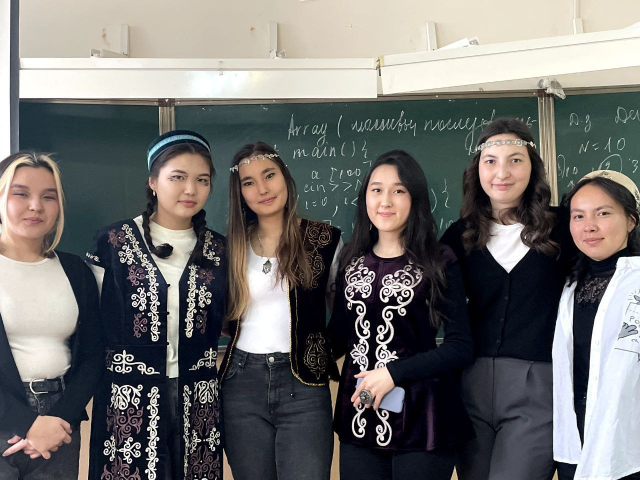
#> input picture project_digital_almaty/datas/detection_image/input/telegram-cloud-photo-size-2-5381878100071142761-y.jpg, 1280 x 960 px, given in place of the camera (shown at 1/2 size)
$ python colorspaces.py
#> lines starting #> are read from the running program, lines starting #| are printed output that depends on the picture; after the words box and inside, x2 and y2 are one past the last pixel; in counts of white or black regions, pixels touching at a corner belong together
import cv2
import numpy as np


def get_frame(cap, scaling_factor):
    # Чткние текущего кадра
#> called with scaling_factor = 0.5
    _, frame = cap.read()
#> frame is the input picture: shape (960, 1280, 3); mean B, G, R 109.3, 111, 112.3

    # Изменение размера кадра
    frame = cv2.resize(frame, None, fx=scaling_factor,
            fy=scaling_factor, interpolation=cv2.INTER_AREA)
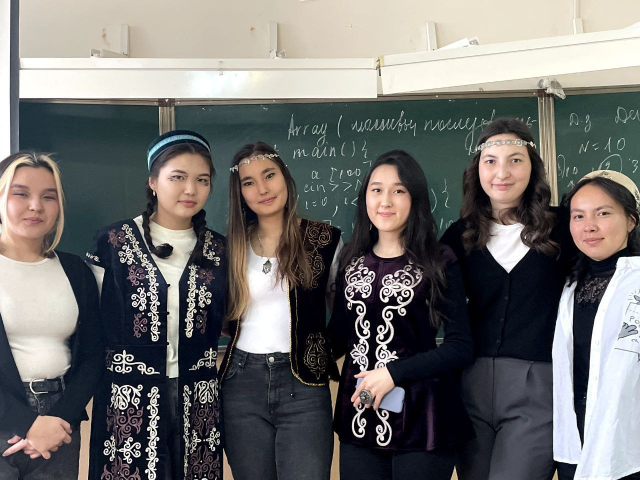
#> frame: shape (480, 640, 3); mean B, G, R 109.4, 111.1, 112.4

    return frame

if __name__=='__main__':
    cap = cv2.VideoCapture(0)

    scaling_factor = 0.5

    while True:
        frame = get_frame(cap, scaling_factor)

        hsv = cv2.cvtColor(frame, cv2.COLOR_BGR2HSV)
#> hsv: shape (480, 640, 3); mean H, S, V 72.9, 75.3, 121

        # Определение HSV-пределов для цвета кожи
        lower = np.array([0, 70, 60])
        upper = np.array([50, 150, 255])

        # Построение маски
        mask = cv2.inRange(hsv, lower, upper)
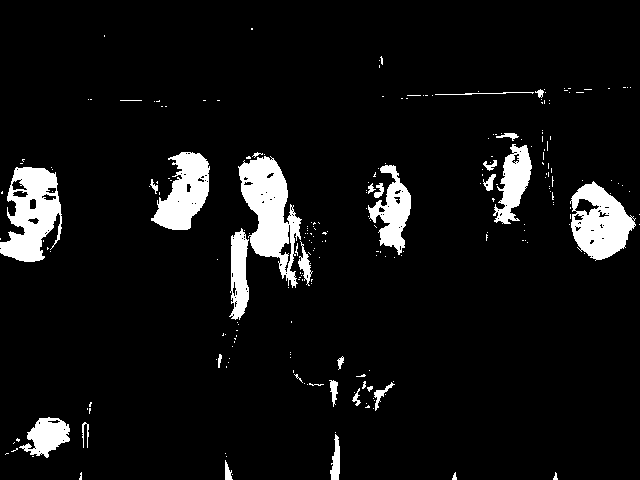
#> mask: shape (480, 640); 7.1% white; 237 white regions (205 under 20 px), largest, box (x1, y1, x2, y2) and area: (238, 156, 302, 288) 4143, (0, 167, 62, 262) 3624, (570, 181, 636, 261) 3133

        # Побитовое И для кадра и маски
        img_bitwise_and = cv2.bitwise_and(frame, frame, mask=mask)
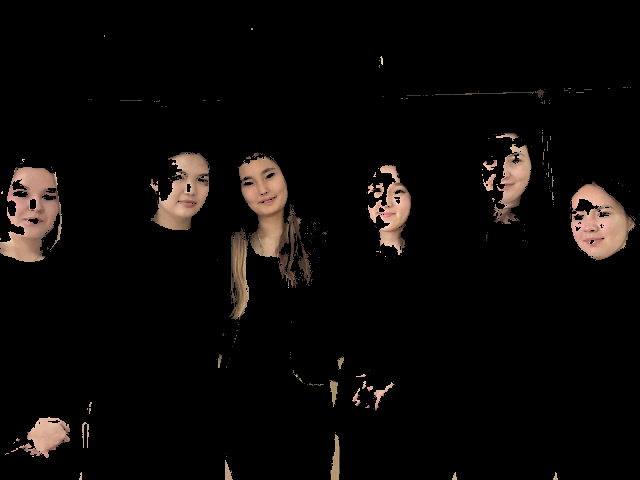
#> img_bitwise_and: shape (480, 640, 3); mean B, G, R 8, 9.4, 12.2

        # Применение медианного размытия
        img_median_blurred = cv2.medianBlur(img_bitwise_and, 5)

        cv2.imshow('Input', frame)
        cv2.imshow('Output', img_median_blurred)

        c = cv2.waitKey(5)
#> (key Esc is pressed here)
        if c == 27:
            break

    cv2.destroyAllWindows()
